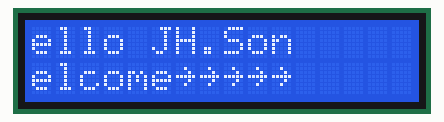
Simulated run of this sketch. Board: Arduino Uno, built with avr-gcc and run on an emulated ATmega328P. Parts: 16×2 character LCD.

Above: at 5.16 s.
At 6.06 s:
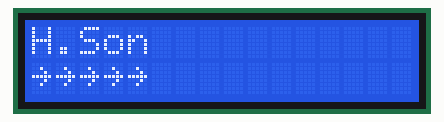
At 6.8 s:
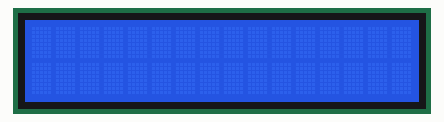
At 9.93 s:
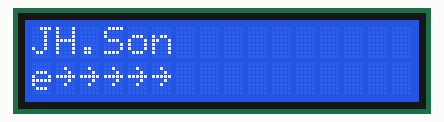
At 12.99 s:
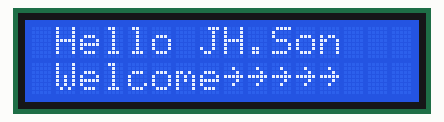
At 18.6 s:
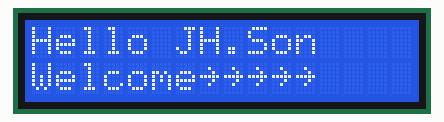

Measured:
- by itself, everything shown: repeats every 15.7 s, in 56 steps
- what the display in image 2 shows lasts 2.4 s, from 6.7 s to 9.1 s
- what the display in image 5 shows lasts 2.1 s, from 18.6 s to 20.7 s

The sketch:

3.LCD.ino
```cpp
#include <Wire.h>
#include <LiquidCrystal_I2C.h>

LiquidCrystal_I2C lcd(0x27,16,2);

void setup()
{
  lcd.init();
  lcd.backlight();
  lcd.setCursor(0,0);
  lcd.print("Hello JH.Son");
  lcd.setCursor(0,1);
  lcd.print("Welcome~~~~~");
  delay(5000);
}
void loop()
{
  for(int a=0;a<16;a++)
  {
    lcd.scrollDisplayLeft();
    delay(150);
  }
  delay(1000);

  for(int a=0;a<16;a++)
  {
    lcd.scrollDisplayRight();
    delay(150);
  }
  delay(2000);

  for(int a=0;a<16;a++)
  {
    lcd.scrollDisplayRight();
    delay(150);
  }
  delay(1000);

  for(int a=0;a<16;a++)
  {
    lcd.scrollDisplayLeft();
    delay(150);
  }
  delay(2000);

}
```
